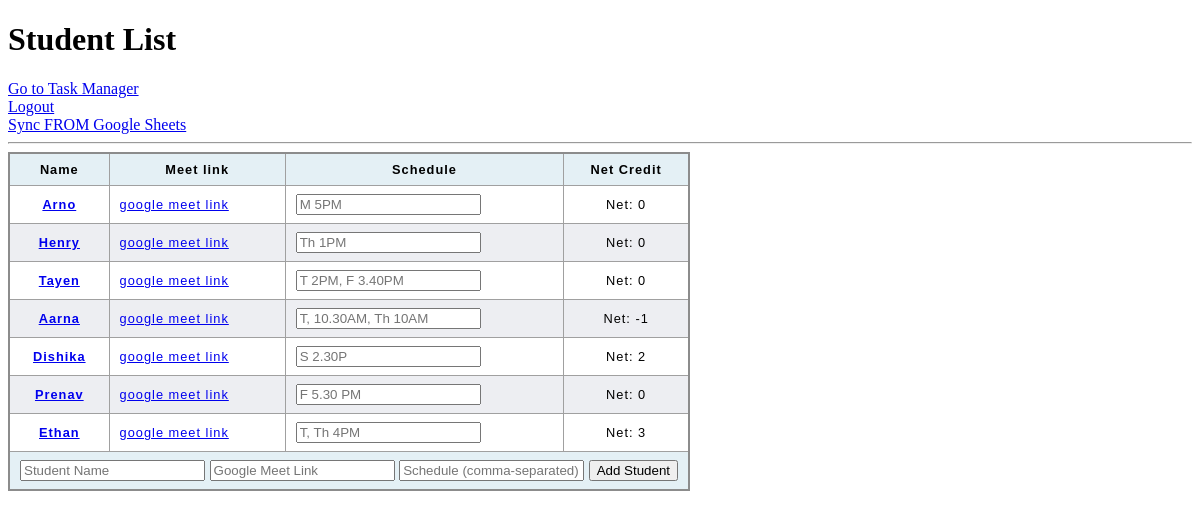
The app's page /students/ (signed in), older data.
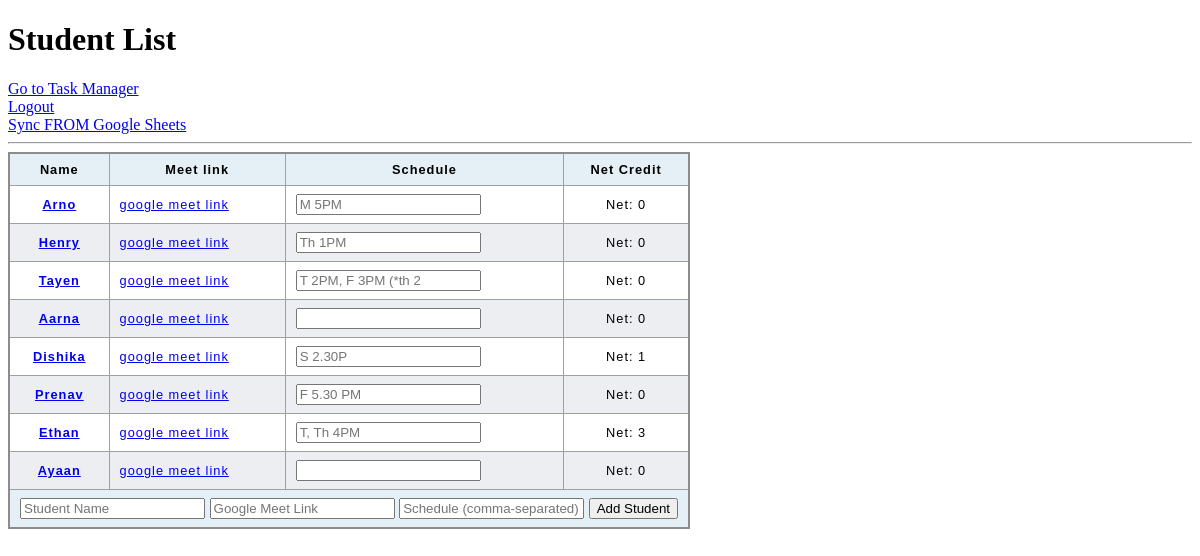
The same page, newer data.
### app/models.py (models this page shows, shortened)
class Student(db.Model):
    id = db.Column(db.Integer, primary_key=True)
    name = db.Column(db.String(100), nullable=False)
    parent_contact = db.Column(db.String(100), default='')
    student_contact = db.Column(db.String(100), default='')
    created_at = db.Column(db.DateTime, default=datetime.utcnow)
    lessons_taken = db.Column(db.Integer, default=0)
    lessons_credited = db.Column(db.Integer, default=0)
    scheduled_lesson_ids = db.Column(db.JSON, default=[])
    general_notes = db.Column(db.String(200), default='')
    schedule = db.Column(db.JSON, default=[]) # Store schedule as a JSON array of strings
    meeting_link = db.Column(db.String(200), nullable=True)

### app/students/routes.py (the view)
@students_bp.route('/')
@login_required
@admin_whitelist_check
def index():
    students = Student.query.all() #todo order by soonest lesson
    return render_template('students.html', students=students)

### app/__init__.py (called while the page is built)
def create_app():
    app = Flask(__name__)
    app.config['SQLALCHEMY_DATABASE_URI'] = 'sqlite:///test.db'
    app.config['SECRET_KEY'] = 'secret_key'  # Replace with a secure key in production
    db.init_app(app)
    bcrypt.init_app(app)
    login_manager.init_app(app)
    login_manager.login_view = 'auth.login'
    from app.models import User
    @login_manager.user_loader
    def load_user(user_id):
        return User.query.get(int(user_id))
    from app.auth.routes import auth_bp
    from app.students.routes import students_bp
    from app.lessons.routes import lessons_bp
    app.register_blueprint(auth_bp, url_prefix='/auth')
    app.register_blueprint(students_bp, url_prefix='/students')
    app.register_blueprint(lessons_bp, url_prefix='/lessons')
    return app

### app/templates/students.html (shortened to what this page needs)
<!DOCTYPE html>
<html lang="en">
<head>
    <link rel="stylesheet" href="students.css">
</head>
<body>
    <h1>Student List</h1>
    <a href="{{ url_for('lessons.task_manager') }}">Go to Task Manager</a><br>
    <a href="{{ url_for('auth.logout') }}">Logout</a><br>
    <a href="{{ url_for('lessons.sync_from_google_sheet') }}">Sync FROM Google Sheets</a>
    <hr>
    <table>
        <thead>
            <tr>
                <th>Name</th>
                <th>Meet link</th>
                <th>Schedule</th>
                <th>Net Credit</th>
            </tr>
        </thead>
        <tbody>
            {% for student in students %}
            <tr id="format">
                <th scope="row"><a href="{{ url_for('students.student_chart', student_id=student.id) }}"> {{ student.name }} </a></th>
                <td><a href="https://{{ student.meeting_link }}" target="_blank">google meet link</a></td>
                <td><form action="{{ url_for('students.update_schedule', student_id=student.id) }}" method="post"><input type="text" name="schedule" placeholder="{{ student.schedule | join(', ') }}" value=""></form></td>
                <td>Net: {{  student.lessons_credited - student.lessons_taken }}</td>
            </tr>
            {% endfor %}
        </tbody>
        <tfoot>
            <tr>
                <td colspan="4">
                    <form action="{{ url_for('students.add_student') }}" method="post">
                        <input type="text" name="name" placeholder="Student Name">
                        <input type="text" name="meeting_link" placeholder="Google Meet Link">
                        <input type="text" name="schedule" placeholder="Schedule (comma-separated)">
                        <button type="submit">Add Student</button>
                    </form>
                </td>
            </tr>
    </table>
</body>
</html>

### static/students.css (style rules this page uses)
table { border-collapse: collapse; border: 2px solid rgb(140 140 140); font-family: sans-serif; font-size: 0.8rem; letter-spacing: 1px; }
thead, tfoot { background-color: rgb(228 240 245); }
th, td { border: 1px solid rgb(160 160 160); padding: 8px 10px; }
td:last-of-type { text-align: center; }
tbody > tr:nth-of-type(even) { background-color: rgb(237 238 242); }
tfoot td { font-weight: bold; }

Row changes from the older to the newer data that the page shows:
changed Student "Tayen": schedule "T 2PM, F 3.40PM" → "T 2PM, F 3PM (*th 2"
changed Student "Aarna": schedule "T, 10.30AM, Th 10AM" → (not shown); student.lessons_credited-student.lessons_taken "-1" → "0"
changed Student "Dishika": student.lessons_credited-student.lessons_taken "2" → "1"
added Student: name "Ayaan", student.lessons_credited-student.lessons_taken "0"
